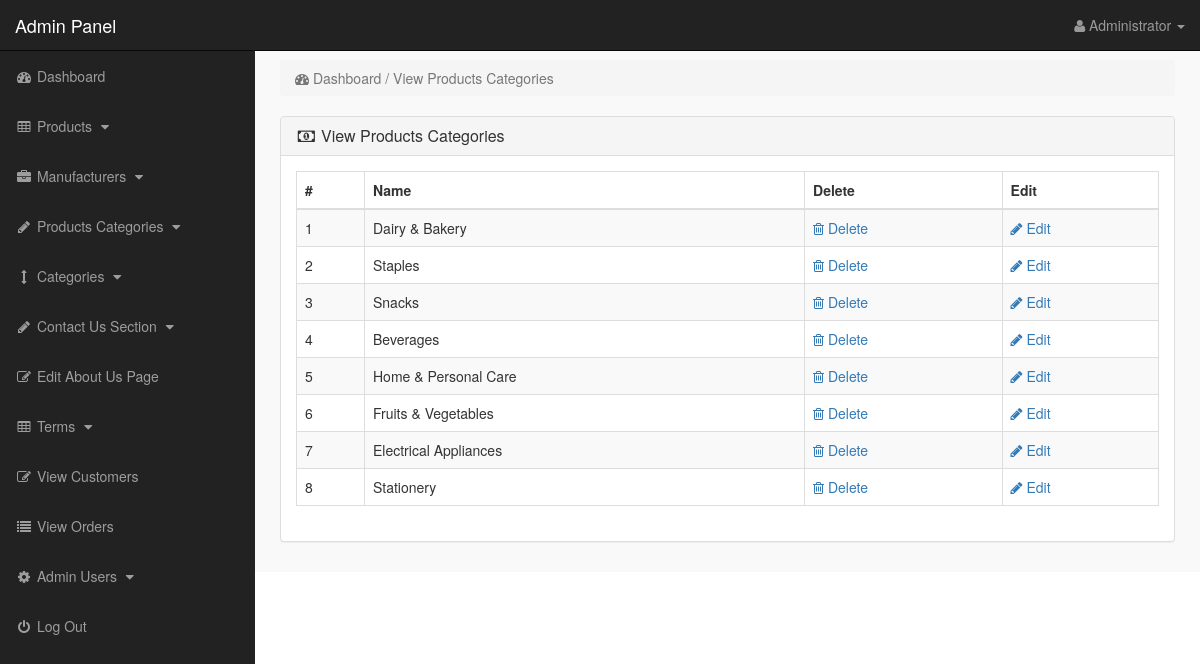
Screenshot of /admin_area/index.php?view_p_cats (signed in) with the database file from the repository.
### tables this page shows
CREATE TABLE `product_categories` (
  `p_cat_id` int(10) NOT NULL,
  `p_cat_title` text NOT NULL,
  `p_cat_top` text NOT NULL,
  `p_cat_image` text NOT NULL
);

### admin_area/view_p_cats.php (the view)
<?php
if(!isset($_SESSION['admin_email'])){
echo "<script>window.open('login.php','_self')</script>";
}
else {
?>
<div class="row">
<div class="col-lg-12">
<ol class="breadcrumb">
<li class="active">
<i class="fa fa-dashboard"></i> Dashboard / View Products Categories
</li>
</ol>
</div>
</div>
<div class="row">
<div class="col-lg-12">
<div class="panel panel-default">
<div class="panel-heading">
<h3 class="panel-title">
<i class="fa fa-money fa-fw"> </i> View Products Categories
</h3>
</div>
<div class="panel-body">
<div class="table-responsive">
<table class="table table-bordered table-hover table-striped">
<thead>
<tr>
<th>#</th>
<th>Name</th>
<th>Delete</th>
<th>Edit</th>
</tr>
</thead>
<tbody>
<?php
$i=0;
$get_p_cats = "select * from product_categories";
$run_p_cats = mysqli_query($con,$get_p_cats);
while($row_p_cats = mysqli_fetch_array($run_p_cats)){
$p_cat_id = $row_p_cats['p_cat_id'];
$p_cat_title = $row_p_cats['p_cat_title'];
$i++;
?>
<tr>
<td> <?php echo $i; ?> </td>
<td> <?php echo $p_cat_title; ?> </td>
<td>
<a href="index.php?delete_p_cat=<?php echo $p_cat_id; ?>">
<i class="fa fa-trash-o"></i> Delete
</a>
</td>
<td>
<a href="index.php?edit_p_cat=<?php echo $p_cat_id; ?>">
<i class="fa fa-pencil"></i> Edit
</a>
</td>
</tr>
<?php } ?>
</tbody>
</table>
</div>
</div>
</div>
</div>
</div>
<?php } ?>

### admin_area/includes/sidebar.php (shortened to what this page needs)
<?php
if (!isset($_SESSION['admin_email']))
{
    echo "<script>window.open('login.php','_self')</script>";
}
else
{
?>
    <nav class="navbar navbar-inverse navbar-fixed-top">
        <div class="navbar-header">
            <a class="navbar-brand" href="index.php?dashboard">Admin Panel</a>
        </div>
        <ul class="nav navbar-right top-nav">
            <li class="dropdown">
                <a href="#" class="dropdown-toggle" data-toggle="dropdown">
                    <i class="fa fa-user"></i>
                    <?php echo $admin_name; ?> <b class="caret"></b>
                </a>
            </li>
        </ul>
        <div class="collapse navbar-collapse navbar-ex1-collapse">
            <ul class="nav navbar-nav side-nav">
                <li>
                    <a href="index.php?dashboard">
                        <i class="fa fa-fw fa-dashboard"></i> Dashboard
                    </a>
                </li>
                <li>
                    <a href="#" data-toggle="collapse" data-target="#products">
                        <i class="fa fa-fw fa-table"></i> Products
                        <i class="fa fa-fw fa-caret-down"></i>
                    </a>
                </li>
                <li>
                    <a href="#" data-toggle="collapse" data-target="#manufacturers">
                        <i class="fa fa-fw fa-briefcase"></i> Manufacturers
                        <i class="fa fa-fw fa-caret-down"></i>
                    </a>
                </li>
                <li>
                    <a href="#" data-toggle="collapse" data-target="#p_cat">
                        <i class="fa fa-fw fa-pencil"></i> Products Categories
                        <i class="fa fa-fw fa-caret-down"></i>
                    </a>
                </li>
                <li>
                    <a href="#" data-toggle="collapse" data-target="#cat">
                        <i class="fa fa-fw fa-arrows-v"></i> Categories
                        <i class="fa fa-fw fa-caret-down"></i>
                    </a>
                </li>
                <li>
                    <a href="#" data-toggle="collapse" data-target="#contact_us">
                        <i class="fa fa-fw fa-pencil"> </i> Contact Us Section
                        <i class="fa fa-fw fa-caret-down"></i>
                    </a>
                </li>
                <li>
                    <a href="index.php?edit_about_us">
                        <i class="fa fa-fw fa-edit"></i> Edit About Us Page
                    </a>
                </li>
                <li>
                    <a href="#" data-toggle="collapse" data-target="#terms">
                        <i class="fa fa-fw fa-table"></i> Terms
                        <i class="fa fa-fw fa-caret-down"></i>
                    </a>
                </li>
                <li>
                    <a href="index.php?view_customers">
                        <i class="fa fa-fw fa-edit"></i> View Customers
                    </a>
                </li>
                <li>
                    <a href="index.php?view_orders">
                        <i class="fa fa-fw fa-list"></i> View Orders
                    </a>
                </li>
                <li>
                    <a href="#" data-toggle="collapse" data-target="#users">
                        <i class="fa fa-fw fa-gear"></i> Admin Users
                        <i class="fa fa-fw fa-caret-down"></i>
                    </a>
                </li>
                <li>
                    <a href="logout.php">
                        <i class="fa fa-fw fa-power-off"></i> Log Out
                    </a>
                </li>
            </ul>
        </div>
    </nav>
<?php } ?>

### admin_area/css/style.css (style rules this page uses)
body { margin-top: 100px; }
@media (min-width: 768px) { body { margin-top: 50px; } }
.top-nav { padding: 0 15px; }
.top-nav > li { float: left; }
.top-nav > li > a { padding-top: 15px; padding-bottom: 15px; line-height: 20px; color: #999; }
@media (min-width: 768px) { .side-nav { position: fixed; top: 51px; width: 255px; border-radius: 0; overflow-y: auto; background-color: #222; bottom: 0; overflow-x: hidden; padding-bottom: 40px; } }
@media (min-width: 768px) { .side-nav > li > a { width: 255px; } }
.panel-body { border-radius: 5px; }

### rows the page displays
product_categories: p_cat_title "Dairy & Bakery"
product_categories: p_cat_title "Staples"
product_categories: p_cat_title "Snacks"
product_categories: p_cat_title "Beverages"
product_categories: p_cat_title "Home & Personal Care"
product_categories: p_cat_title "Fruits & Vegetables"
product_categories: p_cat_title "Electrical Appliances"
product_categories: p_cat_title "Stationery"

### other values shown
$admin_name "Administrator"
